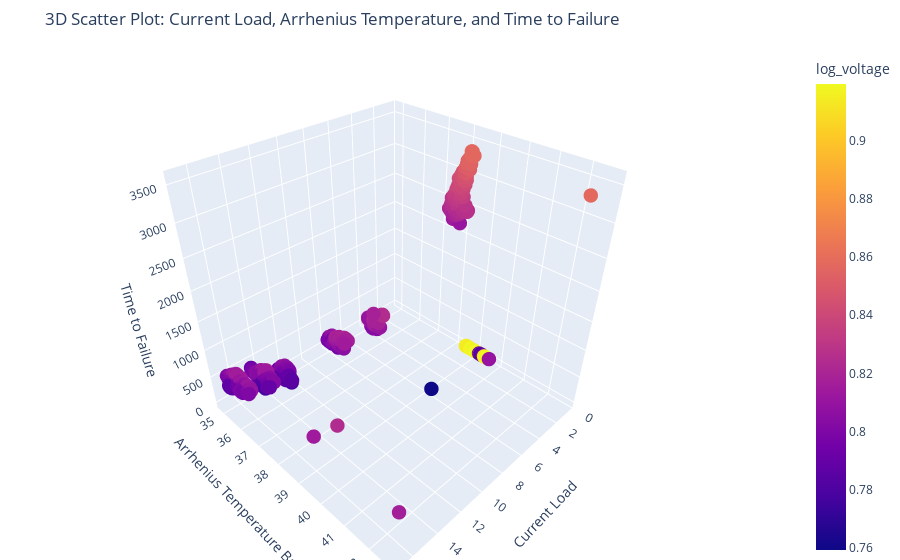

Here is the notebook cell this chart was saved with:
### Code cell
import plotly.graph_objs as go
import plotly.express as px

#creating a 3d scatter plot
fig = px.scatter_3d(
    recomissioned,
    x ='current_load',
    y ='arrhenius_temperature',
    z ='time_end',
    color='log_voltage',
    labels={'current_load': 'Current Load',
            'arrhenius_temperature' : 'Arrhenius Temperature',
            'time_end' : 'Time to Failure'} ,
    title = '3D Scatter Plot: Current Load, Arrhenius Temperature, and Time to Failure'
)

#updating the layout for better visualization
fig.update_traces(marker=dict(size=5))
fig.update_layout(
    scene=dict(
        xaxis_title='Current Load',
        yaxis_title='Arrhenius Temperature Battery',
        zaxis_title='Time to Failure'
    ),
    margin=dict(l=0, r=0, b=0, t=50)
)

#show the plot
fig.show()

### Figure 1 — Plotly figure (JSON) as saved in the notebook; plotly's stock layout.template omitted (floating-point values rounded to 4 significant figures; data arrays with more than 128 entries replaced by an {"elided": "..."} marker saying what was removed)
{"data": [{"hovertemplate": "Current Load=%{x}<br>Arrhenius Temperature=%{y}<br>Time to Failure=%{z}<br>log_voltage=%{marker.color}<extra></extra>", "legendgroup": "", "marker": {"color": {"elided": "3626 float values"}, "coloraxis": "coloraxis", "size": 5, "symbol": "circle"}, "mode": "markers", "name": "", "scene": "scene", "showlegend": false, "type": "scatter3d", "x": {"elided": "3626 float values"}, "y": {"elided": "3626 float values"}, "z": {"elided": "3626 float values"}}], "layout": {"coloraxis": {"colorbar": {"title": {"text": "log_voltage"}}, "colorscale": [[0, "#0d0887"], [0.1111, "#46039f"], [0.2222, "#7201a8"], [0.3333, "#9c179e"], [0.4444, "#bd3786"], [0.5556, "#d8576b"], [0.6667, "#ed7953"], [0.7778, "#fb9f3a"], [0.8889, "#fdca26"], [1, "#f0f921"]]}, "legend": {"tracegroupgap": 0}, "margin": {"b": 0, "l": 0, "r": 0, "t": 50}, "scene": {"domain": {"x": [0, 1], "y": [0, 1]}, "xaxis": {"title": {"text": "Current Load"}}, "yaxis": {"title": {"text": "Arrhenius Temperature Battery"}}, "zaxis": {"title": {"text": "Time to Failure"}}}, "title": {"text": "3D Scatter Plot: Current Load, Arrhenius Temperature, and Time to Failure"}}}
